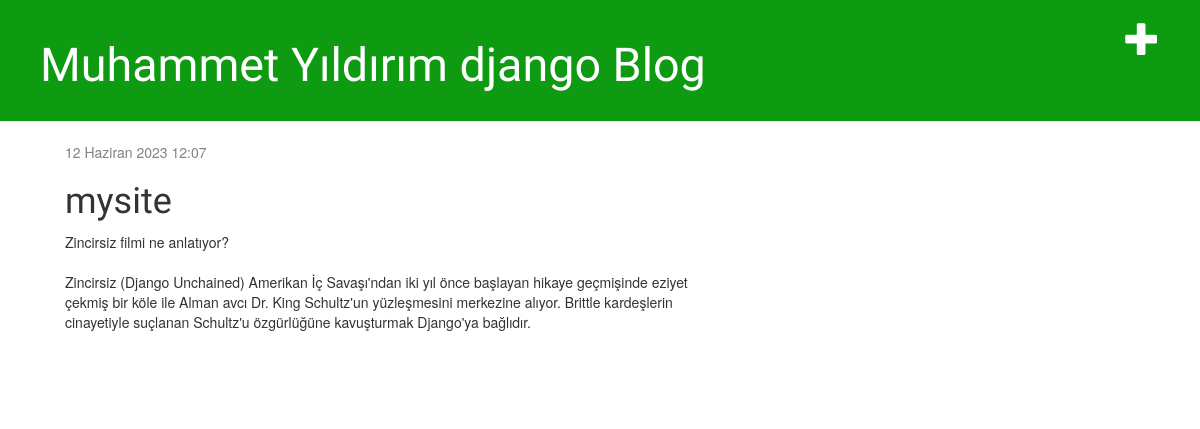
The app's page /post/4/, older data.
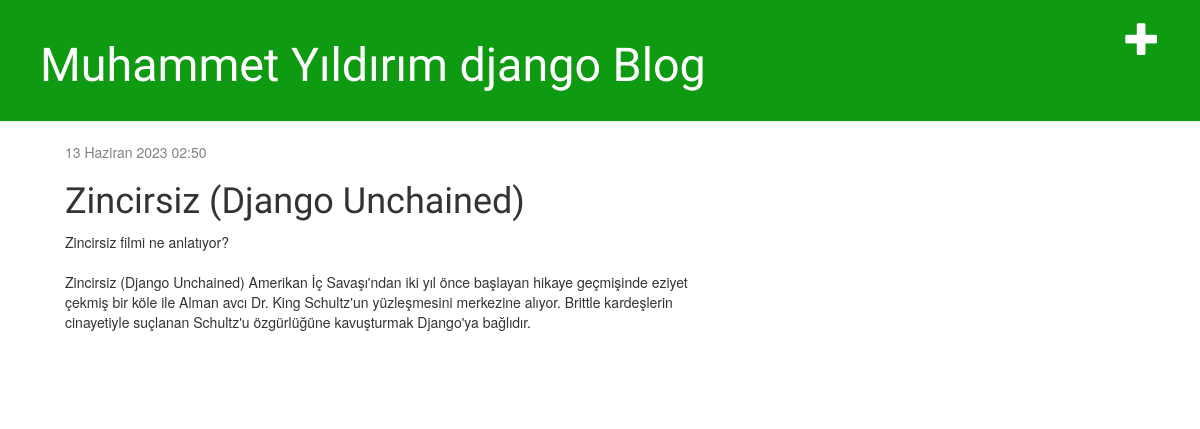
The same page, newer data.
### blog/models.py (models this page shows, shortened)
class Post(models.Model):
    author = models.ForeignKey(settings.AUTH_USER_MODEL, on_delete=models.CASCADE)
    title = models.CharField(max_length=200)
    text = models.TextField()
    created_date = models.DateTimeField(
            default=timezone.now)
    published_date = models.DateTimeField(
            blank=True, null=True)

### blog/views.py (the view)
# urls.py: path('post/<int:pk>/', views.post_detail, name='post_detail'),
def post_detail(request, pk):
    post = get_object_or_404(Post, pk=pk)
    return render(request, 'blog/post_detail.html', {'post': post})

### blog/templates/blog/post_detail.html
{% extends 'blog/base.html' %}
{% block content %}
    <div class="post">
        {% if post.published_date %}
            <div class="date">
                {{ post.published_date }}
            </div>
        {% endif %}
        <h1>{{ post.title }}</h1>
        <p>{{ post.text|linebreaksbr }}</p>
    </div>
{% endblock %}

Row changes from the older to the newer data that the page shows:
changed Post: published_date "12 Haziran 2023 12:07" → "13 Haziran 2023 02:50"; title "mysite" → "Zincirsiz (Django Unchained)"
